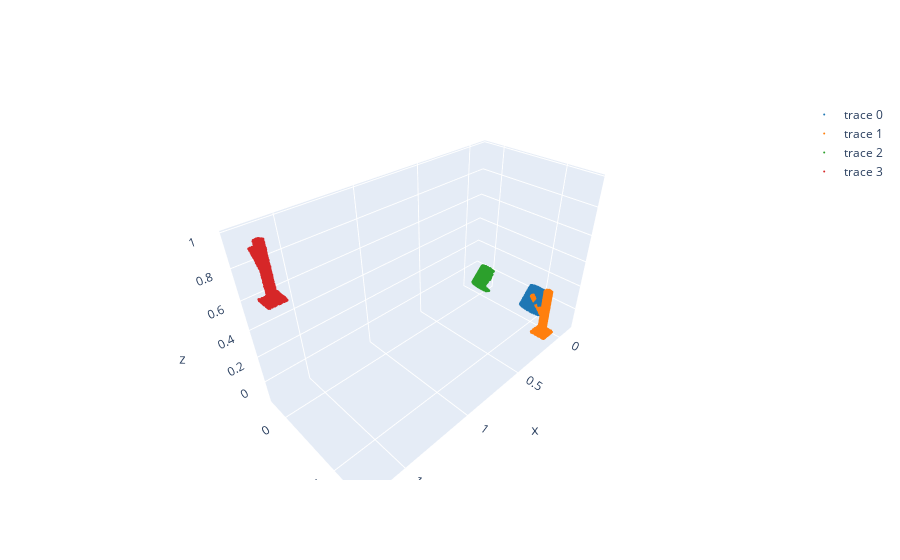

Notebook cell for this chart:
### Code cell
plot_multi([T_pred_transform.transform_points(points_action),
           points_anchor,
           points_action_tele, 
           points_anchor_tele])

### Figure 1 — Plotly figure (JSON) as saved in the notebook; plotly's stock layout.template omitted (floating-point values rounded to 4 significant figures; data arrays with more than 128 entries replaced by an {"elided": "..."} marker saying what was removed)
{"data": [{"marker": {"color": "#1f77b4", "size": 1, "symbol": "circle"}, "mode": "markers", "type": "scatter3d", "x": {"elided": "1024 float values"}, "y": {"elided": "1024 float values"}, "z": {"elided": "1024 float values"}}, {"marker": {"color": "#ff7f0e", "size": 1, "symbol": "circle"}, "mode": "markers", "type": "scatter3d", "x": {"elided": "1024 float values"}, "y": {"elided": "1024 float values"}, "z": {"elided": "1024 float values"}}, {"marker": {"color": "#2ca02c", "size": 1, "symbol": "circle"}, "mode": "markers", "type": "scatter3d", "x": {"elided": "1024 float values"}, "y": {"elided": "1024 float values"}, "z": {"elided": "1024 float values"}}, {"marker": {"color": "#d62728", "size": 1, "symbol": "circle"}, "mode": "markers", "type": "scatter3d", "x": {"elided": "1024 float values"}, "y": {"elided": "1024 float values"}, "z": {"elided": "1024 float values"}}], "layout": {"scene": {"aspectmode": "data"}}}
